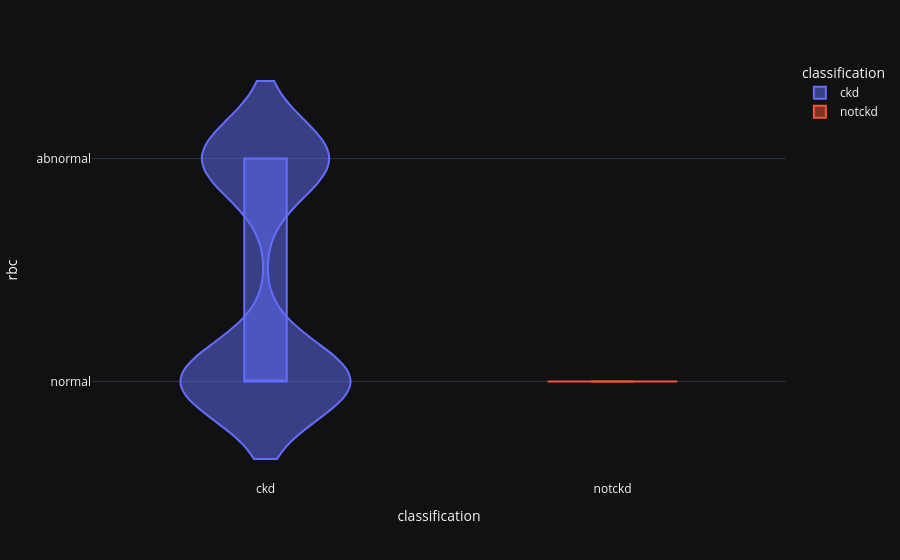

Source (notebook cell):
### Code cell
violin('rbc') #red_blood_cell_count

### Figure 1 — Plotly figure (JSON) as saved in the notebook; plotly's stock layout.template omitted (floating-point values rounded to 4 significant figures; data arrays with more than 128 entries replaced by an {"elided": "..."} marker saying what was removed)
{"data": [{"alignmentgroup": "True", "box": {"visible": true}, "hovertemplate": "classification=%{x}<br>rbc=%{y}<extra></extra>", "legendgroup": "ckd", "marker": {"color": "#636efa"}, "name": "ckd", "offsetgroup": "ckd", "orientation": "v", "scalegroup": "True", "showlegend": true, "type": "violin", "x": {"elided": "250 str values"}, "x0": " ", "xaxis": "x", "y": {"elided": "250 str values"}, "y0": " ", "yaxis": "y"}, {"alignmentgroup": "True", "box": {"visible": true}, "hovertemplate": "classification=%{x}<br>rbc=%{y}<extra></extra>", "legendgroup": "notckd", "marker": {"color": "#EF553B"}, "name": "notckd", "offsetgroup": "notckd", "orientation": "v", "scalegroup": "True", "showlegend": true, "type": "violin", "x": {"elided": "150 str values"}, "x0": " ", "xaxis": "x", "y": {"elided": "150 str values"}, "y0": " ", "yaxis": "y"}], "layout": {"autosize": true, "legend": {"title": {"text": "classification"}, "tracegroupgap": 0}, "margin": {"t": 60}, "violinmode": "overlay", "xaxis": {"anchor": "y", "autorange": true, "categoryarray": ["ckd", "notckd"], "categoryorder": "array", "domain": [0, 1], "range": [-0.5, 1.5], "title": {"text": "classification"}, "type": "category"}, "yaxis": {"anchor": "x", "autorange": true, "domain": [0, 1], "range": [-0.4423, 1.442], "title": {"text": "rbc"}, "type": "category"}}}
